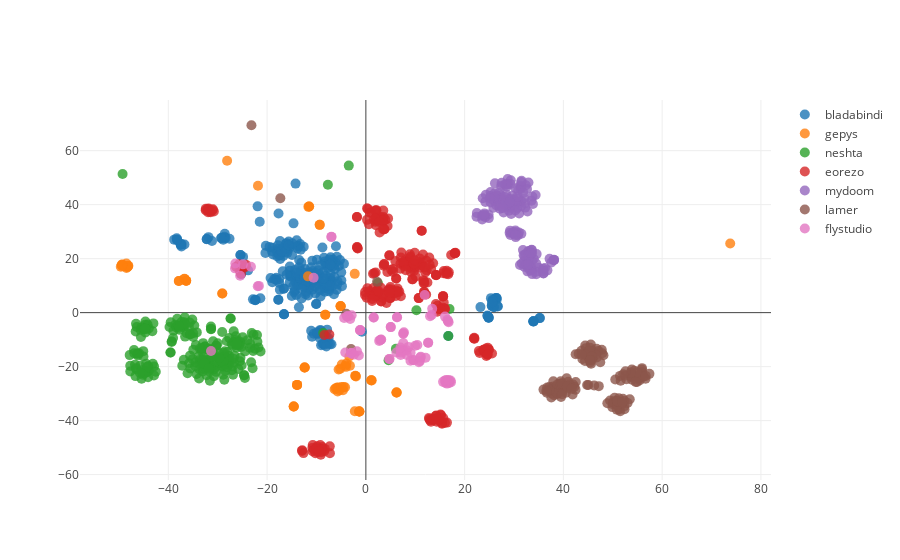

The code cell stored with this chart in its notebook:
### Markdown cell above
## Cluster Visualization

We can also generate a visual output from our clustering. 

Let's start by visualizing the original dataset. Since the ~300000 original features would not allow us to plot the data, we will use a 2-dimensional tSNE reduced version of our feature vectors.

The color of each data point will be defined by the AV label extracted form VirusTotal using AVClass.

### Code cell
families = samples_data.family[samples_data['selected'] == 1].tolist()
vis_data.plot_data('data/d_matrices/tsne_2_1209.txt', families)

### Figure 1 — Plotly figure (JSON) as saved in the notebook; plotly's stock layout.template omitted (floating-point values rounded to 4 significant figures; data arrays with more than 128 entries replaced by an {"elided": "..."} marker saying what was removed)
{"data": [{"marker": {"opacity": 0.8, "size": 10}, "mode": "markers", "name": "bladabindi", "type": "scatter", "x": {"elided": "269 float values"}, "y": {"elided": "269 float values"}}, {"marker": {"opacity": 0.8, "size": 10}, "mode": "markers", "name": "gepys", "type": "scatter", "x": [-14.61, -29.07, -13.93, -37.87, -11.49, -5.365, -36.4, 6.218, -36.39, -49.63, -8.215, -11.64, -6.338, 1.115, -14.61, -9.347, 1.066, -29.07, -36.74, -5.775, -48.36, -5.104, 6.218, -5.739, -36.39, -5.128, -5.516, -21.85, -49.41, -48.1, -13.93, -4.025, -48.49, -9.346, -5.19, -3.223, -48.48, -12.4, -4.211, -48.22, 1.175, -4.146, -12.4, -1.34, -11.72, -14.61, -12.4, -6.1, -4.872, -5.712, -4.96, -2.12, -11.48, -13.93, -8.216, -2.139, -4.641, -48.14, -1.334, -1.997, -1.325, -3.938, -49.34, -5.105, -49.38, -28.1, -36.74, -1.323, 6.215, -2.234, -37.87, -3.35, -4.528, -2.253, 73.78, -49.37], "y": [-34.76, 7.102, -26.77, 11.7, 39.3, -28.72, 11.83, -29.61, 11.83, 17.04, -0.7666, 39.18, -28.37, -25.07, -34.76, 32.52, -25.05, 7.101, 12.52, -27.82, 16.93, 2.372, -29.61, -27.76, 11.82, 2.418, -21.07, 47.02, 17.79, 17.35, -26.77, -20.08, 18.23, 32.52, -20.77, -19.65, 16.56, -20.32, -27.65, 17.02, -25.1, -19.6, -20.32, -36.62, 13.45, -34.76, -20.32, -28.05, -19.22, -29.2, -27.51, -23.44, 39.3, -26.77, -0.7682, -23.41, -28.74, 17.31, -36.62, -23.65, -36.62, -18.85, 17.8, 2.366, 17.43, 56.27, 12.5, -36.62, -29.61, -36.54, 11.74, -16.27, -27.5, 14.37, 25.61, 17.42]}, {"marker": {"opacity": 0.8, "size": 10}, "mode": "markers", "name": "neshta", "type": "scatter", "x": {"elided": "230 float values"}, "y": {"elided": "230 float values"}}, {"marker": {"opacity": 0.8, "size": 10}, "mode": "markers", "name": "eorezo", "type": "scatter", "x": {"elided": "266 float values"}, "y": {"elided": "266 float values"}}, {"marker": {"opacity": 0.8, "size": 10}, "mode": "markers", "name": "mydoom", "type": "scatter", "x": {"elided": "146 float values"}, "y": {"elided": "146 float values"}}, {"marker": {"opacity": 0.8, "size": 10}, "mode": "markers", "name": "lamer", "type": "scatter", "x": {"elided": "136 float values"}, "y": {"elided": "136 float values"}}, {"marker": {"opacity": 0.8, "size": 10}, "mode": "markers", "name": "flystudio", "type": "scatter", "x": [17.15, -2.949, 4.766, -1.418, 6.182, 16.64, -26.5, -3.609, 6.312, 7.577, -4.165, 16.85, 17.23, -2.975, -10.58, 8.251, 16.75, 10.95, -2.922, 9.573, 7.697, 3.104, 7.058, 16.43, 9.034, -3.678, 16.84, 7.475, 12.09, 9.722, 10.01, 13.43, 12.6, 13.33, -31.36, -1.801, 10.43, -6.973, 7.055, -2.958, -1.147, 16.26, -1.173, 10.74, -21.66, 7.568, 13.0, -23.27, 2.896, 16.03, 1.572, 15.63, -3.87, 7.703, 5.038, 4.776, 16.11, -26.44, 5.037, 7.131, -25.46, 11.12, 16.33, 12.63, -6.974, 16.04, -3.177, 16.52, 1.584, 7.609, 7.002, 2.696, 11.91, 3.048, 9.061, 6.307, 16.74, -2.882, 8.293, -4.404, 11.01, -21.89, -1.142, -2.441, -24.88, 8.631], "y": [-25.15, -15.03, -17.13, -15.84, -14.75, -3.145, 16.41, -1.224, -1.717, -11.22, -14.79, -25.54, -25.8, -15.01, 12.93, -13.89, -3.54, -17.88, -15.07, -17.51, -14.05, -9.954, -13.86, -26.29, -17.8, -1.486, -26.07, -14.27, -16.73, -17.64, -12.23, 1.397, -11.18, -0.8984, -14.21, -14.33, -12.0, 28.07, -15.72, -15.0, -6.5, -25.6, -6.465, -18.4, 9.907, -7.844, -1.296, 16.98, -10.15, -1.47, -1.822, -25.64, -1.323, -7.265, -5.361, -17.2, -25.99, 18.23, -5.359, -14.81, 13.64, -16.31, -24.91, -11.17, 28.07, -25.1, -2.335, -2.669, -1.826, -7.688, -12.95, -10.47, 6.529, -10.03, -14.86, -1.718, -24.98, -0.9869, -15.66, -1.995, -16.66, 9.781, -6.496, -15.55, 17.89, -12.69]}], "layout": {}}
